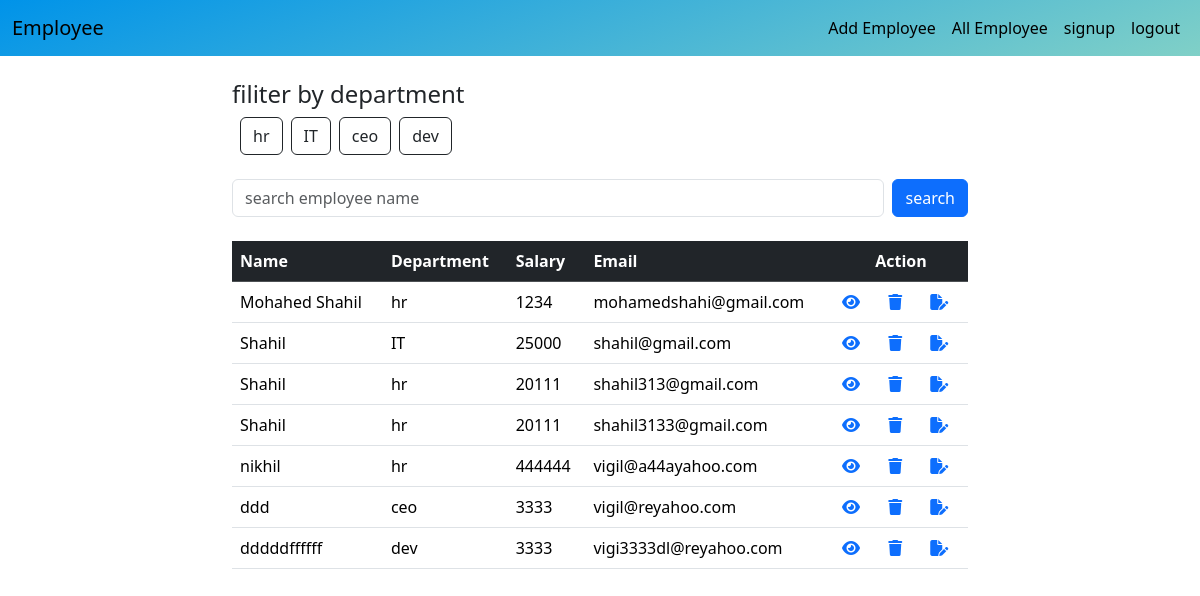
Before: /employee/all/ (signed in) with the older database file.
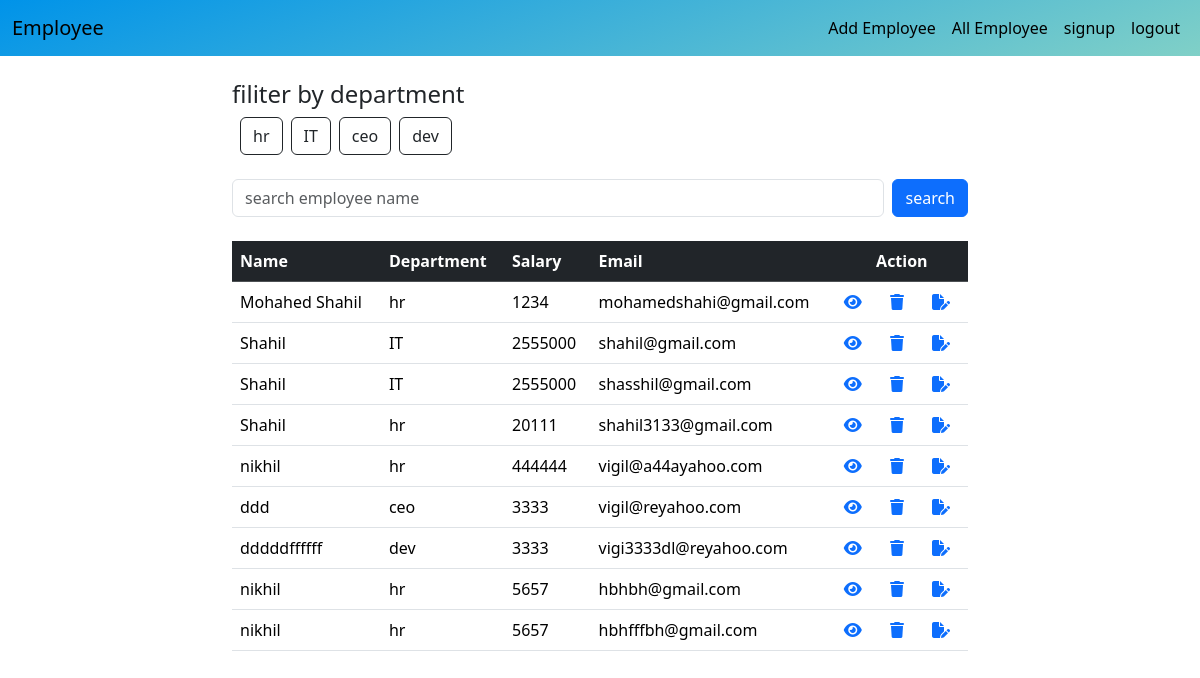
After: the same page with the newer database file.
### crm/models.py (models this page shows)
class Employees(models.Model):
    name=models.CharField(max_length=200)
    department=models.CharField(max_length=200)
    salary=models.PositiveIntegerField()
    email=models.EmailField(unique=True)
    age=models.PositiveIntegerField()
    contact=models.CharField(max_length=200,null=True)
    profile_pic=models.ImageField(upload_to="images",null=True)
    dob=models.DateField(null=True,blank=True)

### crm/views.py (the view, shortened to what this page needs)
# urls.py: path('employee/all/',views.EmployeeListView.as_view(),name="emp-list"),
@method_decorator(decs,name="dispatch")
class EmployeeListView(View):
    def get(self,request,*args,**kwargs):
         qs=Employees.objects.all()
         departments=Employees.objects.all().values_list("department",flat=True).distinct()
         print(departments)
         if "department" in request.GET:
             dept=request.GET.get("department")
             qs=qs.filter(department__iexact=dept)
         return render(request,"emp_list.html",{"data":qs,"departments":departments})

### crm/views.py (called while the page is built)
def singin_required(fn):
    def wrapper(request,*args,**kwargs):
        if not request.user.is_authenticated:
             messages.error(request,"failed to login")
             return redirect("emp-signin")
        else:
            return fn(request,*args,**kwargs)
    return wrapper

### crm/templates/emp_list.html (shortened to what this page needs)
{%extends 'base.html'%}
{%block body_block%}
<div class="container mt-4">
    <div class="row">
        <div class="col-2"></div>
        <div class="col-8">
            <form action="" method="post">
                <div class="mb-4">
                    <h4>filiter by department</h4>
                   <h6>
                        <div class="d-flex ">
                            {%for dept in departments%}
                        <div>
                            <a href="{%url 'emp-list'%}?department={{dept}}" class="ms-2 btn btn-outline-dark position-sticky">{{dept}}</a>
                        </div>
                        {%endfor%}
                        </div>
                   </h6>
                </div>
                <div class="d-flex">
                    <input type="text" name="box" class="form-control me-2" placeholder="search employee name">
                    <button type="submit" class="btn btn-primary">search</button>
                </div>
            </form>
        </div>
        <div class="col-2"></div>
    </div>
</div>
<div class="container mt-4">
    <div class="row">
        <div class="col-2"></div>
        <div class="col-8">
            <table class="table">
                <tr class="table-dark">
                    <th>Name</th>
                    <th>Department</th>
                    <th>Salary</th>
                    <th>Email</th>
                    <th class="text-center">Action</th>
                </tr>
                    {%for emp in data%}
                    <tr>
                        <td>{{emp.name}}</td>
                        <td>{{emp.department}}</td>
                        <td>{{emp.salary}}</td>
                        <td>{{emp.email}}</td>
                        <td>
                            <a href="{%url 'emp-details' emp.id %}"><i class="fa-solid fa-eye"> </i></a>
                            <a href="{%url 'emp-delete' emp.id%}" class="ms-4"><i class="fa-solid fa-trash"></i></a>
                            <a href="{%url 'emp-edit' emp.id%}" class="ms-4"><i class="fa-solid fa-file-pen"></i></a>
                        </td>
                    </tr>
                    {%endfor%}
            </table>
        </div>
        <div class="col-2"></div>
    </div>
</div>
{%endblock%}

### crm/templates/base.html (shortened to what this page needs)
<!DOCTYPE html>
<html lang="en">
<head>
    <link href="https://cdn.jsdelivr.net/npm/bootstrap@5.3.2/dist/css/bootstrap.min.css" rel="stylesheet"
>
        <link rel="stylesheet" href="https://cdnjs.cloudflare.com/ajax/libs/font-awesome/6.4.2/css/all.min.css" />
</head>
<body>
    <nav class="navbar navbar-expand-lg shx ">
        <div class="container-fluid">
            <a class="navbar-brand" href="{%url 'emp-list'%}">Employee</a>
            <div class="collapse navbar-collapse " id="navbarSupportedContent">
                <ul class="navbar-nav ms-auto mb-2 mb-lg-0">
                    <li class="nav-item">
                        <a class="nav-link active" aria-current="page" href="{%url 'emp-add' %}">Add Employee</a>
                    </li>
                    <li class="nav-item">
                        <a class="nav-link active" aria-current="page" href="{%url 'emp-list' %}">All Employee</a>
                    </li>
                    <li class="nav-item">
                        <a class="nav-link active" aria-current="page" href="{%url 'emp-signup' %}">signup</a>
                    </li>
                    <li class="nav-item">
                        <a class="nav-link active" aria-current="page" href="{%url 'emp-signout' %}">logout</a>
                    </li>
            </div>
        </div>
    </nav>
    {%block body_block%}
    {%endblock%}
</body>
</html>

### crm/templates/base.html (style rules this page uses)
.shx { background-color: #0093E9; background-image: linear-gradient(160deg, #0093E9 0%, #80D0C7 100%); }

Changed rows visible on the page:
changed Employees "shahil@gmail.com": salary "25000" → "2555000"
changed Employees: department "hr" → "IT"; salary "20111" → "2555000"; email "shahil313@gmail.com" → "shasshil@gmail.com"
added Employees: name "nikhil", department "hr", salary "5657", email "hbhbh@gmail.com"
added Employees: name "nikhil", department "hr", salary "5657", email "hbhfffbh@gmail.com"
